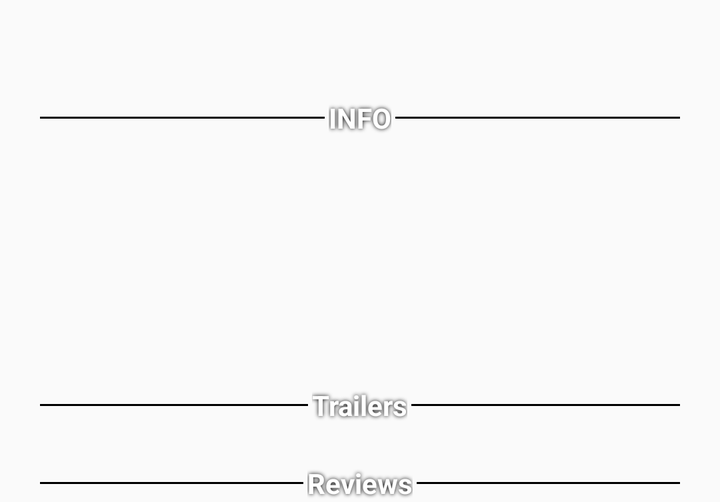
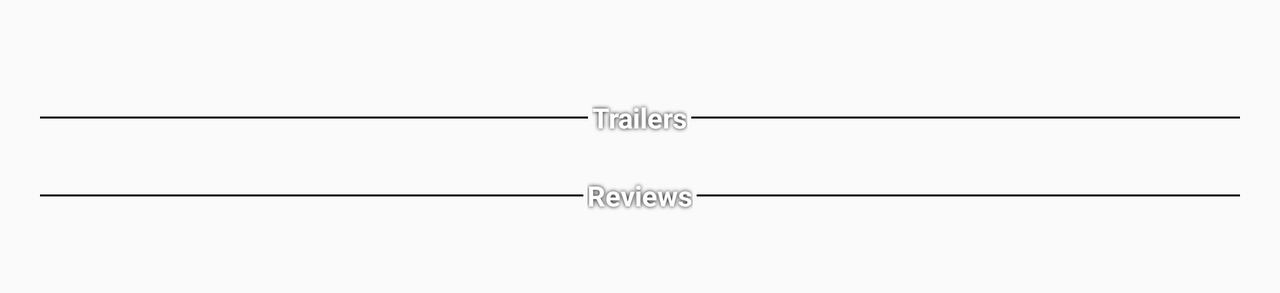

One screen, two layout resources from the same app: the default and the repository's alternative for another configuration. Each is rendered where Android would select it; the XML of both is given below.
<!-- AndroidManifest.xml: application theme AppTheme -->
<!-- res/layout/detail_items.xml -->
<?xml version="1.0" encoding="utf-8"?>
<layout xmlns:android="http://schemas.android.com/apk/res/android"
    xmlns:app="http://schemas.android.com/apk/res-auto">
<LinearLayout
    android:layout_width="match_parent"
    android:layout_height="wrap_content"
    android:orientation="vertical"
    >

    <androidx.constraintlayout.widget.ConstraintLayout
        android:layout_width="match_parent"
        android:layout_height="wrap_content"
        android:background="@android:color/transparent"

        >

        <androidx.cardview.widget.CardView
            android:id="@+id/card_view_selected_movie_image"
            android:layout_width="wrap_content"
            android:layout_height="wrap_content"
            android:layout_marginStart="8dp"
            android:layout_marginTop="8dp"
            android:layout_marginEnd="8dp"
            android:padding="20dp"
            app:cardCornerRadius="10dp"
            app:cardElevation="5dp"
            app:cardUseCompatPadding="true"
            app:layout_constraintEnd_toEndOf="parent"
            app:layout_constraintStart_toStartOf="parent"
            app:layout_constraintTop_toTopOf="parent">

            <ImageView
                android:id="@+id/selected_movie_image"
                android:layout_width="wrap_content"
                android:layout_height="wrap_content"

                android:src="@drawable/ic_launcher_background" />
        </androidx.cardview.widget.CardView>

        <RelativeLayout
            android:id="@+id/relative_layout_info"
            android:layout_width="0dp"
            android:layout_height="wrap_content"
            android:layout_margin="20dp"
            android:layout_marginStart="20dp"
            android:layout_marginEnd="20dp"
            app:layout_constraintEnd_toEndOf="parent"
            app:layout_constraintStart_toStartOf="parent"
            app:layout_constraintTop_toBottomOf="@+id/card_view_selected_movie_image">

            <View
                android:layout_width="match_parent"
                android:layout_height="1dp"
                android:layout_centerVertical="true"
                android:layout_marginRight="2dp"
                android:layout_toLeftOf="@id/info_label"
                android:background="@android:color/black" />

            <TextView
                android:id="@+id/info_label"
                android:layout_width="wrap_content"
                android:layout_height="wrap_content"
                android:layout_centerHorizontal="true"
                android:shadowColor="#000"
                android:shadowRadius="5"
                android:text="@string/info_label"
                android:textColor="#fff"
                android:textStyle="bold" />

            <View
                android:layout_width="match_parent"
                android:layout_height="1dp"
                android:layout_centerVertical="true"
                android:layout_marginLeft="2dp"
                android:layout_toRightOf="@id/info_label"
                android:background="@android:color/black" />
        </RelativeLayout>

        <TextView
            android:id="@+id/movie_title"
            style="@style/textShaodw"
            android:layout_width="wrap_content"
            android:layout_height="wrap_content"
            android:layout_marginStart="8dp"
            android:layout_marginTop="10dp"
            android:textSize="24sp"
            android:textStyle="bold"
            app:layout_constraintStart_toStartOf="parent"
            app:layout_constraintTop_toBottomOf="@+id/relative_layout_info" />

        <TextView
            android:id="@+id/movie_release_date"
            style="@style/textShaodw"
            android:layout_width="wrap_content"
            android:layout_height="wrap_content"
            android:layout_marginStart="8dp"
            android:textSize="16sp"
            app:layout_constraintStart_toStartOf="parent"
            app:layout_constraintTop_toBottomOf="@+id/movie_title" />

        <TextView
            android:id="@+id/movie_rate"
            style="@style/textShaodw"
            android:layout_width="wrap_content"
            android:layout_height="wrap_content"
            android:layout_marginStart="8dp"
            android:textSize="16sp"
            app:layout_constraintStart_toStartOf="parent"
            app:layout_constraintTop_toBottomOf="@+id/movie_release_date" />

        <TextView
            android:id="@+id/movie_overview"
            style="@style/textShaodw"
            android:layout_width="0dp"
            android:layout_height="wrap_content"
            android:layout_marginStart="8dp"
            android:layout_marginEnd="8dp"
            app:layout_constraintEnd_toEndOf="parent"
            app:layout_constraintHorizontal_bias="0.0"
            app:layout_constraintStart_toStartOf="parent"
            app:layout_constraintTop_toBottomOf="@+id/movie_rate" />

        <RelativeLayout
            android:id="@+id/relative_layout_trailers"
            android:layout_width="0dp"
            android:layout_height="wrap_content"
            android:layout_margin="20dp"
            android:layout_marginStart="20dp"
            android:layout_marginEnd="20dp"
            app:layout_constraintEnd_toEndOf="parent"
            app:layout_constraintStart_toStartOf="parent"
            app:layout_constraintTop_toBottomOf="@+id/movie_overview">

            <View
                android:layout_width="match_parent"
                android:layout_height="1dp"
                android:layout_centerVertical="true"
                android:layout_marginRight="2dp"
                android:layout_toLeftOf="@id/trailers_label"
                android:background="@android:color/black" />

            <TextView
                android:id="@+id/trailers_label"
                android:layout_width="wrap_content"
                android:layout_height="wrap_content"
                android:layout_centerHorizontal="true"
                style="@style/textShaodw"
                android:text="@string/trailers"
                android:textStyle="bold" />

            <View
                android:layout_width="match_parent"
                android:layout_height="1dp"
                android:layout_centerVertical="true"
                android:layout_marginLeft="2dp"
                android:layout_toRightOf="@id/trailers_label"
                android:background="@android:color/black" />
        </RelativeLayout>

        <androidx.recyclerview.widget.RecyclerView
            android:id="@+id/rv_trailer"
            android:layout_width="match_parent"
            android:layout_height="match_parent"
            app:layout_constraintStart_toStartOf="parent"
            app:layout_constraintTop_toBottomOf="@+id/relative_layout_trailers"></androidx.recyclerview.widget.RecyclerView>

        <RelativeLayout
            android:id="@+id/relative_layout_reviews"
            android:layout_width="0dp"
            android:layout_height="wrap_content"
            android:layout_margin="20dp"
            android:layout_marginStart="20dp"
            android:layout_marginEnd="20dp"
            app:layout_constraintEnd_toEndOf="parent"
            app:layout_constraintStart_toStartOf="parent"
            app:layout_constraintTop_toBottomOf="@+id/rv_trailer">

            <View
                android:layout_width="match_parent"
                android:layout_height="1dp"
                android:layout_centerVertical="true"
                android:layout_marginRight="2dp"
                android:layout_toLeftOf="@id/reviews_label"
                android:background="@android:color/black" />

            <TextView
                android:id="@+id/reviews_label"
                android:layout_width="wrap_content"
                android:layout_height="wrap_content"
                android:layout_centerHorizontal="true"
                style="@style/textShaodw"
                android:text="@string/reviews"
                android:textStyle="bold" />

            <View
                android:layout_width="match_parent"
                android:layout_height="1dp"
                android:layout_centerVertical="true"
                android:layout_marginLeft="2dp"
                android:layout_toRightOf="@id/reviews_label"
                android:background="@android:color/black" />
        </RelativeLayout>


        <androidx.recyclerview.widget.RecyclerView
            android:id="@+id/rv_review"
            android:layout_width="match_parent"
            android:layout_height="match_parent"
            app:layout_constraintStart_toStartOf="parent"
            app:layout_constraintTop_toBottomOf="@+id/relative_layout_reviews"></androidx.recyclerview.widget.RecyclerView>
        -->
    </androidx.constraintlayout.widget.ConstraintLayout>
</LinearLayout>
</layout>
<!-- resources referenced by this layout -->
<resources>
  <string name="info_label">INFO</string>
  <string name="reviews">Reviews</string>
  <string name="trailers">Trailers</string>
  <style name="textShaodw">
          <item name="android:shadowColor">#000</item>
          <item name="android:shadowRadius">5</item>
          <item name="android:textColor">#fff</item>
      </style>
  <style name="AppTheme" parent="Theme.AppCompat.Light.DarkActionBar">
          
          <item name="colorPrimary">@color/colorPrimary</item>
          <item name="colorPrimaryDark">@color/colorPrimaryDark</item>
          <item name="colorAccent">@color/colorAccent</item>
  
      </style>
  <color name="colorPrimary">#617E8C</color>
  <color name="colorPrimaryDark">#232E33</color>
  <color name="colorAccent">#D81B60</color>
</resources>
<!-- res/layout-land/detail_items.xml (the repository's variant of the layout above) -->
<!-- drawn on the phone turned sideways -->
<?xml version="1.0" encoding="utf-8"?>
<layout xmlns:tools="http://schemas.android.com/tools"
    xmlns:android="http://schemas.android.com/apk/res/android"
    xmlns:app="http://schemas.android.com/apk/res-auto">
<LinearLayout
    android:layout_width="match_parent"
    android:layout_height="wrap_content"
    android:orientation="vertical"
    >

    <androidx.constraintlayout.widget.ConstraintLayout
        android:layout_width="match_parent"
        android:layout_height="wrap_content"
        android:background="@android:color/transparent"

        >

        <androidx.cardview.widget.CardView
            android:id="@+id/card_view_selected_movie_image"
            android:layout_width="wrap_content"
            android:layout_height="wrap_content"
            android:layout_marginStart="8dp"
            android:layout_marginTop="8dp"
            android:padding="20dp"
            app:cardCornerRadius="10dp"
            app:cardElevation="5dp"
            app:cardUseCompatPadding="true"
            app:layout_constraintStart_toStartOf="parent"
            app:layout_constraintTop_toTopOf="parent">

            <ImageView
                android:id="@+id/selected_movie_image"
                android:layout_width="wrap_content"
                android:layout_height="wrap_content"

                android:src="@drawable/ic_launcher_background" />
        </androidx.cardview.widget.CardView>


        <TextView
            android:id="@+id/movie_title"
            style="@style/textShaodw"
            android:layout_width="0dp"
            android:layout_height="wrap_content"
            android:layout_marginStart="8dp"
            android:layout_marginTop="28dp"
            android:layout_marginEnd="8dp"
            android:textSize="24sp"
            android:textStyle="bold"
            app:layout_constraintEnd_toEndOf="parent"
            app:layout_constraintStart_toEndOf="@+id/card_view_selected_movie_image"
            app:layout_constraintTop_toTopOf="parent" />

        <TextView
            android:id="@+id/movie_release_date"
            style="@style/textShaodw"
            android:layout_width="0dp"
            android:layout_height="wrap_content"
            android:layout_marginStart="8dp"
            android:layout_marginTop="8dp"
            android:layout_marginEnd="8dp"
            android:textSize="16sp"
            app:layout_constraintEnd_toEndOf="@+id/rv_trailer"
            app:layout_constraintHorizontal_bias="0.0"
            app:layout_constraintStart_toEndOf="@+id/card_view_selected_movie_image"
            app:layout_constraintTop_toBottomOf="@+id/movie_title" />

        <TextView
            android:id="@+id/movie_rate"
            style="@style/textShaodw"
            android:layout_width="0dp"
            android:layout_height="wrap_content"
            android:layout_marginStart="8dp"
            android:layout_marginTop="8dp"
            android:layout_marginEnd="8dp"
            android:textSize="16sp"
            app:layout_constraintEnd_toEndOf="parent"
            app:layout_constraintStart_toEndOf="@+id/card_view_selected_movie_image"
            app:layout_constraintTop_toBottomOf="@+id/movie_release_date" />

        <TextView
            android:id="@+id/movie_overview"
            style="@style/textShaodw"
            android:layout_width="0dp"
            android:layout_height="wrap_content"
            android:layout_marginStart="8dp"
            android:layout_marginTop="8dp"
            android:layout_marginEnd="8dp"
            app:layout_constraintEnd_toEndOf="parent"
            app:layout_constraintHorizontal_bias="0.0"
            app:layout_constraintStart_toEndOf="@+id/card_view_selected_movie_image"
            app:layout_constraintTop_toBottomOf="@+id/movie_rate" />

        <RelativeLayout
            android:id="@+id/relative_layout_trailers"
            android:layout_width="0dp"
            android:layout_height="wrap_content"
            android:layout_margin="20dp"
            android:layout_marginStart="20dp"
            android:layout_marginEnd="20dp"
            app:layout_constraintEnd_toEndOf="parent"
            app:layout_constraintStart_toStartOf="parent"
            app:layout_constraintTop_toBottomOf="@+id/card_view_selected_movie_image">

            <View
                android:layout_width="match_parent"
                android:layout_height="1dp"
                android:layout_centerVertical="true"
                android:layout_marginRight="2dp"
                android:layout_toLeftOf="@id/trailers_label"
                android:background="@android:color/black" />

            <TextView
                android:id="@+id/trailers_label"
                style="@style/textShaodw"
                android:layout_width="wrap_content"
                android:layout_height="wrap_content"
                android:layout_centerHorizontal="true"
                android:text="@string/trailers"
                android:textStyle="bold" />

            <View
                android:layout_width="match_parent"
                android:layout_height="1dp"
                android:layout_centerVertical="true"
                android:layout_marginLeft="2dp"
                android:layout_toRightOf="@id/trailers_label"
                android:background="@android:color/black" />
        </RelativeLayout>

        <androidx.recyclerview.widget.RecyclerView
            android:id="@+id/rv_trailer"
            android:layout_width="match_parent"
            android:layout_height="match_parent"
            app:layout_constraintStart_toStartOf="parent"
            app:layout_constraintTop_toBottomOf="@+id/relative_layout_trailers"></androidx.recyclerview.widget.RecyclerView>

        <RelativeLayout
            android:id="@+id/relative_layout_reviews"
            android:layout_width="0dp"
            android:layout_height="wrap_content"
            android:layout_margin="20dp"
            android:layout_marginStart="20dp"
            android:layout_marginEnd="20dp"
            app:layout_constraintEnd_toEndOf="parent"
            app:layout_constraintStart_toStartOf="parent"
            app:layout_constraintTop_toBottomOf="@+id/rv_trailer">

            <View
                android:layout_width="match_parent"
                android:layout_height="1dp"
                android:layout_centerVertical="true"
                android:layout_marginRight="2dp"
                android:layout_toLeftOf="@id/reviews_label"
                android:background="@android:color/black" />

            <TextView
                android:id="@+id/reviews_label"
                style="@style/textShaodw"
                android:layout_width="wrap_content"
                android:layout_height="wrap_content"
                android:layout_centerHorizontal="true"
                android:text="@string/reviews"
                android:textStyle="bold" />

            <View
                android:layout_width="match_parent"
                android:layout_height="1dp"
                android:layout_centerVertical="true"
                android:layout_marginLeft="2dp"
                android:layout_toRightOf="@id/reviews_label"
                android:background="@android:color/black" />
        </RelativeLayout>


        <androidx.recyclerview.widget.RecyclerView
            android:id="@+id/rv_review"
            android:layout_width="match_parent"
            android:layout_height="match_parent"
            app:layout_constraintStart_toStartOf="parent"
            app:layout_constraintTop_toBottomOf="@+id/relative_layout_reviews"></androidx.recyclerview.widget.RecyclerView>
        -->
    </androidx.constraintlayout.widget.ConstraintLayout>
</LinearLayout>
</layout>
<!-- resources referenced by the variant -->
<!-- as the phone turned sideways resolves them -->
<resources>
  <string name="reviews">Reviews</string>
  <string name="trailers">Trailers</string>
  <style name="textShaodw">
          <item name="android:shadowColor">#000</item>
          <item name="android:shadowRadius">5</item>
          <item name="android:textColor">#fff</item>
      </style>
  <style name="AppTheme" parent="Theme.AppCompat.Light.DarkActionBar">
          
          <item name="colorPrimary">@color/colorPrimary</item>
          <item name="colorPrimaryDark">@color/colorPrimaryDark</item>
          <item name="colorAccent">@color/colorAccent</item>
  
      </style>
  <color name="colorPrimary">#617E8C</color>
  <color name="colorPrimaryDark">#232E33</color>
  <color name="colorAccent">#D81B60</color>
</resources>
